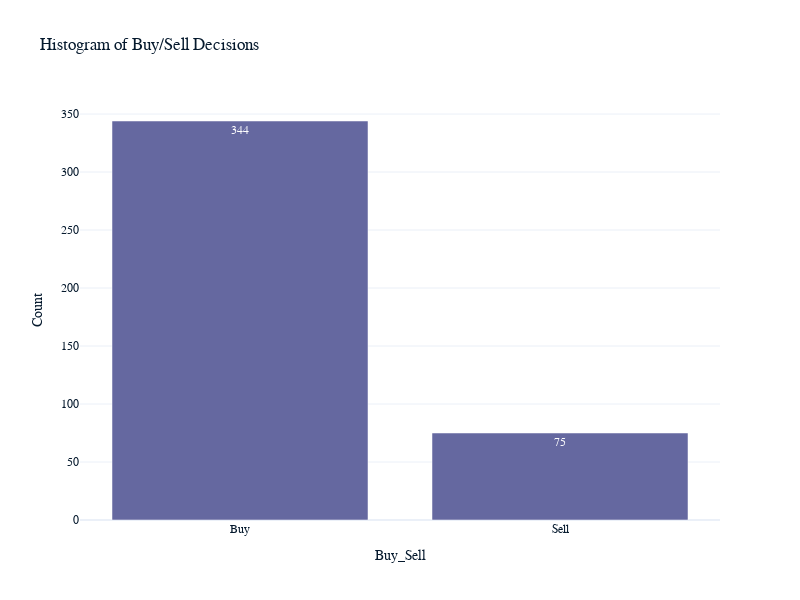

Notebook code for this chart:
### Code cell
# Plot Distribution of Buy_Sell column
buy_sell_counts = df_clf['Buy_Sell'].value_counts()

# Plot Distribution of Buy_Sell column
buy_sell_counts = df_clf['Buy_Sell'].value_counts().reset_index()
buy_sell_counts.columns = ['Buy_Sell', 'Count']

# Creating the histogram
fig = px.bar(buy_sell_counts, x='Buy_Sell', y='Count', title='Histogram of Buy/Sell Decisions', text='Count')

# Update layout with dynamic size
fig.update_layout(width=800, height=600)

# Show plot
fig.show()

### Figure 1 — Plotly figure (JSON) as saved in the notebook; plotly's stock layout.template omitted (floating-point values rounded to 4 significant figures)
{"data": [{"alignmentgroup": "True", "hovertemplate": "Buy_Sell=%{x}<br>Count=%{text}<extra></extra>", "legendgroup": "", "marker": {"color": "#6568a0", "pattern": {"shape": ""}}, "name": "", "offsetgroup": "", "orientation": "v", "showlegend": false, "text": [344, 75], "textposition": "auto", "x": ["Buy", "Sell"], "xaxis": "x", "y": [344, 75], "yaxis": "y", "type": "bar"}], "layout": {"xaxis": {"anchor": "y", "domain": [0, 1], "title": {"text": "Buy_Sell"}}, "yaxis": {"anchor": "x", "domain": [0, 1], "title": {"text": "Count"}}, "legend": {"tracegroupgap": 0}, "title": {"text": "Histogram of Buy/Sell Decisions"}, "barmode": "relative", "width": 800, "height": 600}}
